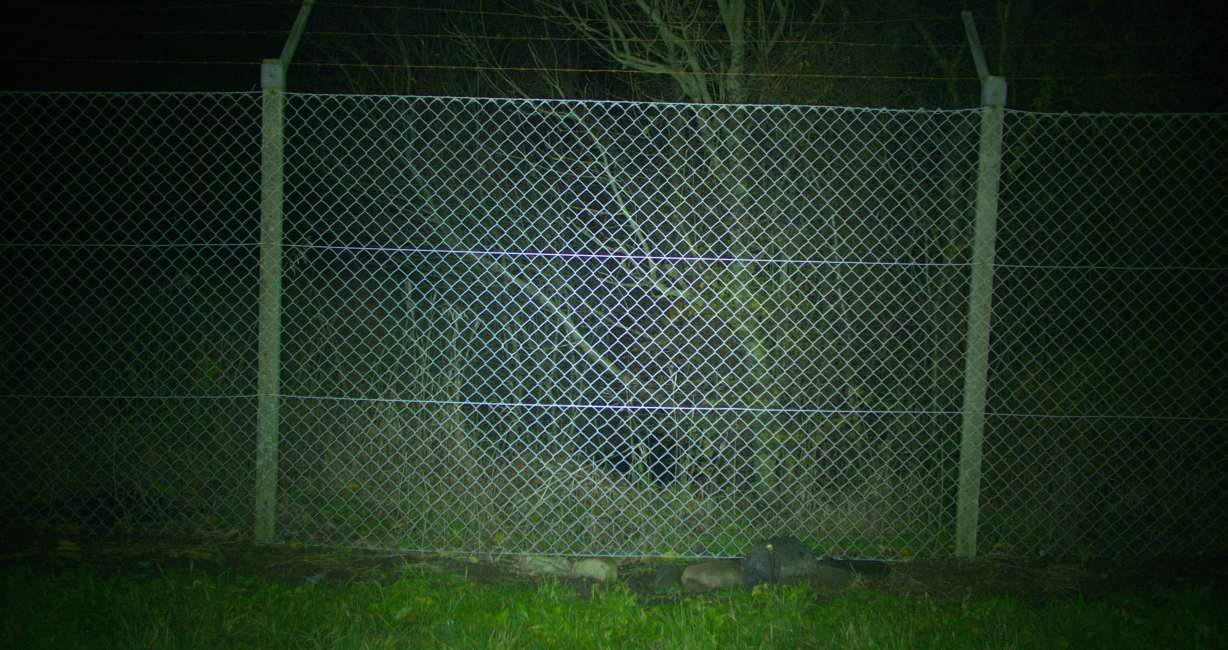
#> input picture python/fence_detection/input/Eskild_fig_3_17.jpg, 1228 x 650 px
$ python detect_fence.py
#> lines starting #> are read from the running program, lines starting #| are printed output that depends on the picture; after the words box and inside, x2 and y2 are one past the last pixel; in counts of white or black regions, pixels touching at a corner belong together
#!/usr/bin/python

import numpy as np
import cv2
from scipy import ndimage


class fence_detection:

    def __init__(self):
        self.shifted_fft_peak = None
        self.shiftet_fft = None
        self.ten_low_pass_filtered = None
        self.twenty_low_pass_filtered = None

        self.fourier_peak_angle = 0.

    def fence_extraction(self, img):
        # 2020-09-29 Developed by Henrik Skov Midtiby
        img_2 = img
        # Convert to floating point representation and calculate
        # the Discrete Fourier transform (DFT) of the image.
        img_float32 = np.float32(img)
        dft = cv2.dft(img_float32, flags = cv2.DFT_COMPLEX_OUTPUT)
        dft_shift = np.fft.fftshift(dft)

        # Determine coordinates to the center of the image.
        rows, cols = img.shape
#> rows = 650; cols = 1228
        crow, ccol = rows//2 , cols//2     # center
#> crow = 325; ccol = 614

        # Locate peaks in the FFT magnitude image.
        shifted_fft = cv2.magnitude(dft_shift[:, :, 0], dft_shift[:, :, 1])

        # Black out the center of the FFT
        cv2.circle(shifted_fft, (ccol, crow), 10, 0, -1)
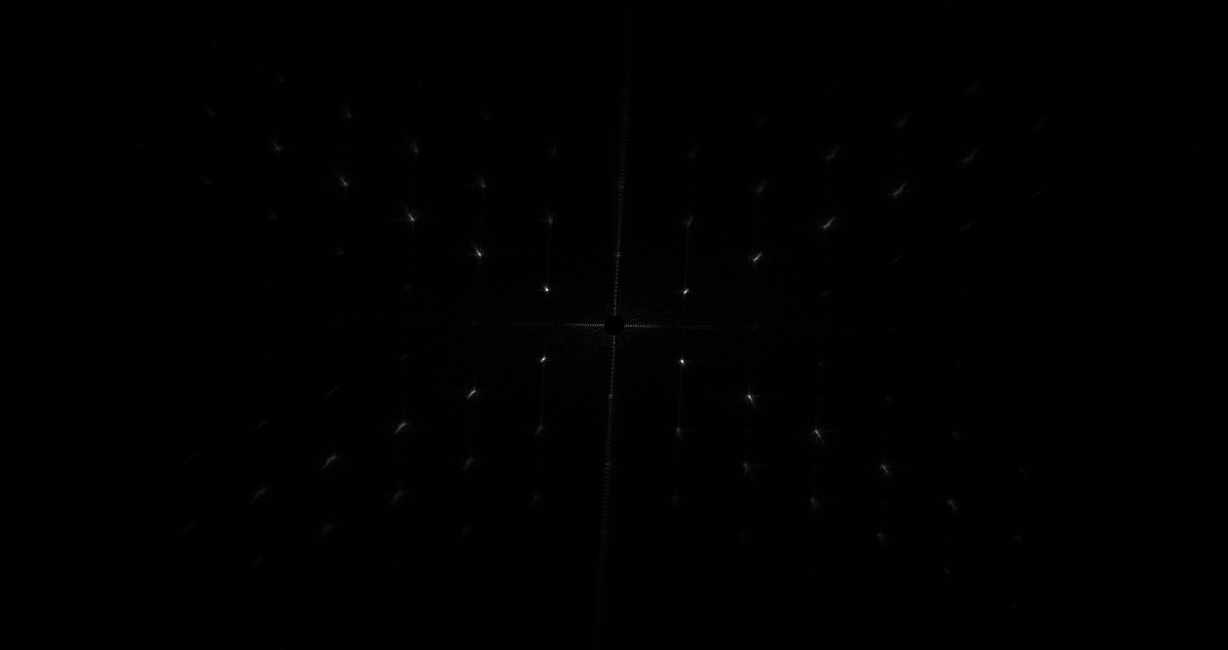
#> shifted_fft: shape (650, 1228) float32; min 0, max 2075766.6, mean 8717.4; drawn with min black and max white
        # Threshold values
        # I get good performance when approx 10 peaks are detected.
        # 200000 - very fine reconstruction of the fence
        peak_threshold = 200000 # 200000 Suitable for E_3_17
        peak_threshold = 900000 # 800000 Suitable for E_3_16
        shifted_fft_peaks = np.greater(shifted_fft, peak_threshold) * 255.
#> shifted_fft_peaks: shape (650, 1228) float64; 0.01% white in thin lines or dots, all inside (x1, y1, x2, y2) = (411, 218, 818, 433)

        # Create a mask by dilating the detected peaks.
        kernel_size = 50 #11
        kernel = np.ones((kernel_size, kernel_size), np.uint8)
        mask = cv2.dilate(shifted_fft_peaks, kernel)
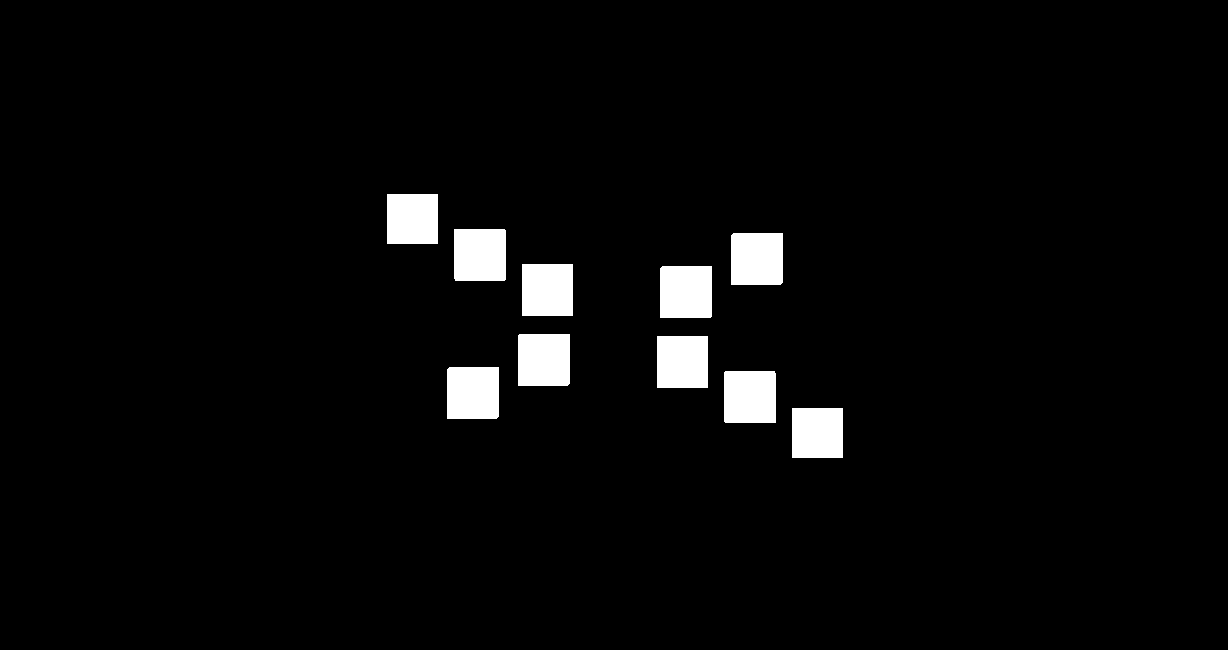
#> mask: shape (650, 1228) float64; 3.3% white; 10 white regions, largest, box (x1, y1, x2, y2) and area: (454, 229, 506, 281) 2700, (660, 266, 712, 318) 2700, (518, 334, 570, 386) 2700
        mask = cv2.merge((mask[:, :], mask[:, :]))

        # Apply mask to the DFT and then return back to a
        # normal image through the inverse DFT.
        fshift = dft_shift*mask
        f_ishift = np.fft.ifftshift(fshift)
        img_back = cv2.idft(f_ishift)

        # Save input image.
        cv2.imwrite("output/00_input_image.png", img)

        # Save the shifted fft spectrum.
        minval, maxval, a, b = cv2.minMaxLoc(shifted_fft)
#> minval = 0; maxval = 2075766.6; a = (614, 315); b = (546, 289)
        self.shiftet_fft = shifted_fft * 255 / maxval

        # Save the fft peak mask.
        self.shifted_fft_peak = mask[:, :, 0] * 1.
        cv2.imwrite("output/07_shifted_fft_peak_mask.png", self.shifted_fft_peak)

        # Save the filtered image image.
        minval, maxval, a, b = cv2.minMaxLoc(img_back[:, :, 0])
#> minval = -1.49e+10; maxval = 2.8e+10; a = (650, 285); b = (636, 321)
        self.ten_low_pass_filtered = img_back[:, :, 0] * 255. / maxval
        cv2.imwrite("output/10_low_pass_filtered_image.png", self.ten_low_pass_filtered)
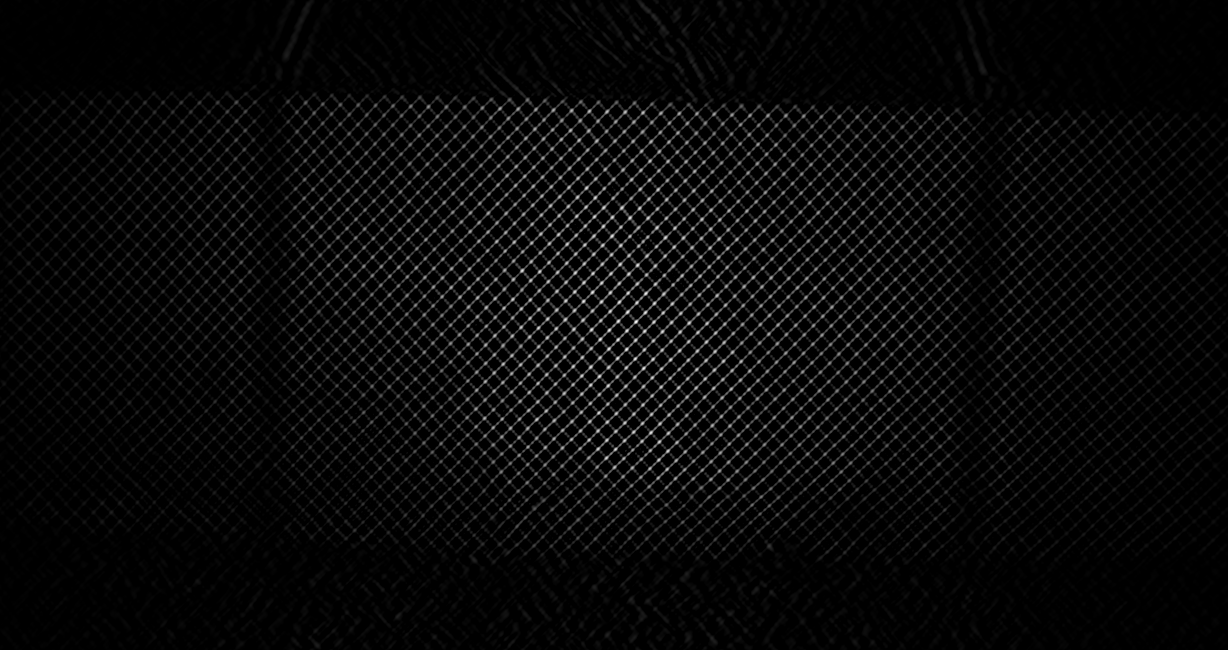
#> saved as 10_low_pass_filtered_image.png: shape (650, 1228); min 0, max 255, mean 9.2

        # Save the filtered image multiplied with the input image.
        minval, maxval, a, b = cv2.minMaxLoc(img * img_back[:, :, 0])
#> minval = -2.45e+12; maxval = 6.22e+12; a = (624, 256); b = (592, 292)
        self.twenty_low_pass_filtered = img * img_back[:, :, 0] * 255 / maxval
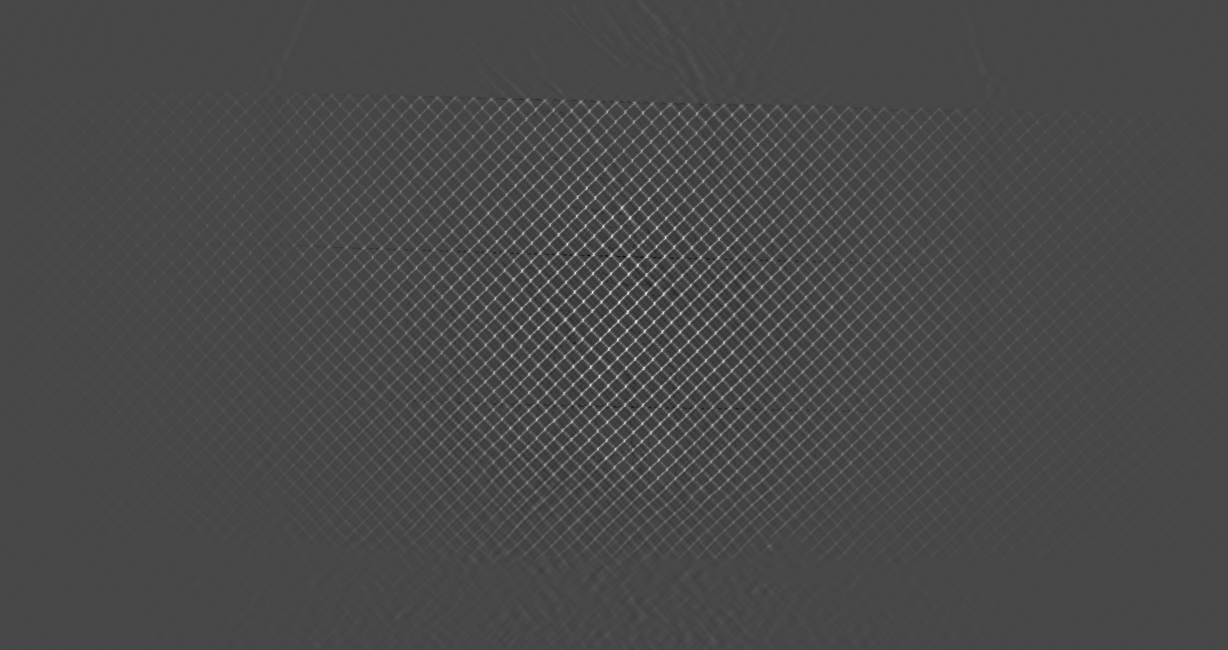
#> self.twenty_low_pass_filtered: shape (650, 1228) float64; min -100.3, max 255, mean 2.2; drawn with min black and max white
        cv2.imwrite("output/20_low_pass_filtered_image.png", self.twenty_low_pass_filtered)
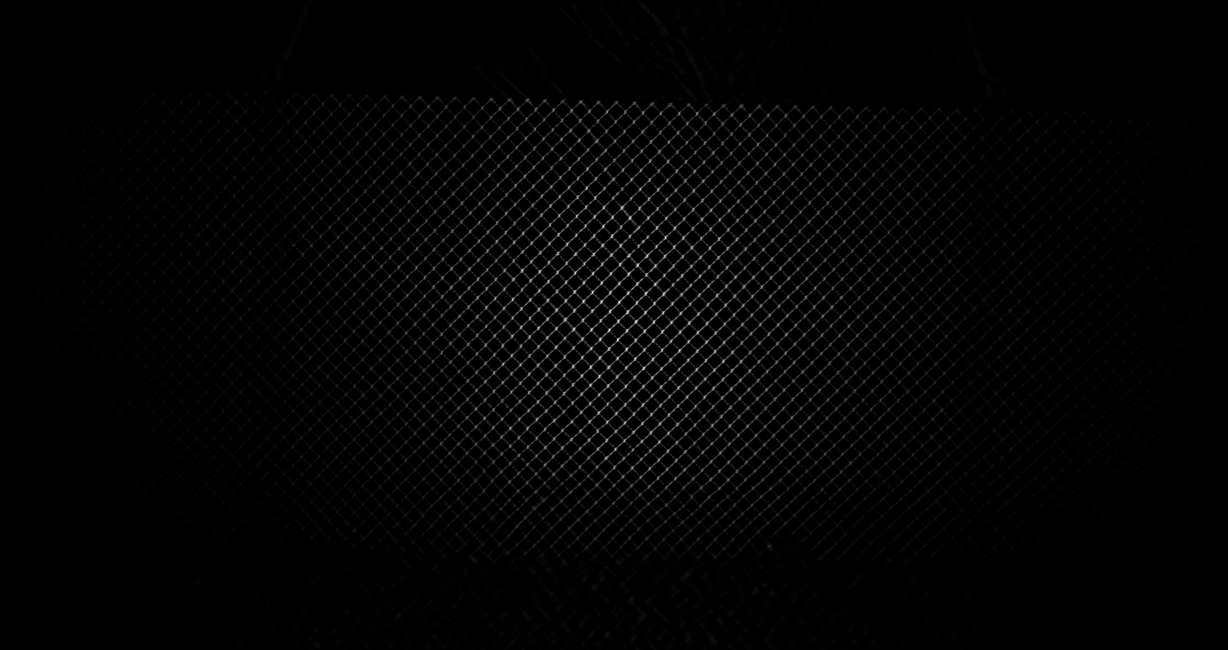
#> saved as 20_low_pass_filtered_image.png: shape (650, 1228); min 0, max 255, mean 4

    # [78 lines left out: functions increse_brightness_roi, find_angle_peak, find_fourier_peaks, not called in this run]


if __name__ == "__main__":

    fd = fence_detection()

    img = cv2.imread('input/Eskild_fig_3_17.jpg', 0)
    fd.fence_extraction(img)
    #fd.increse_brightness_roi(20)

$ run again, with python/fence_detection/input/Eskild_fig_3_16.jpg copied over python/fence_detection/input/Eskild_fig_3_17.jpg
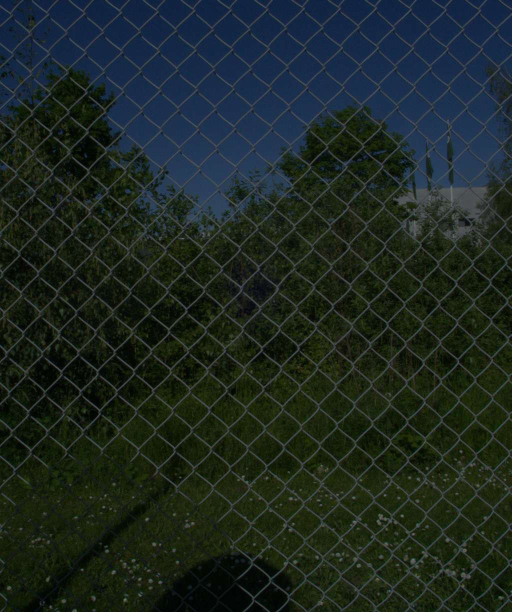
#> input picture python/fence_detection/input/Eskild_fig_3_16.jpg, 1024 x 1224 px (shown at 1/2 size)
#> shifted_fft_peaks: shape (1224, 1024) float64; 0% white in thin lines or dots, all inside (x1, y1, x2, y2) = (469, 564, 556, 661)
#> in fence_extraction, `mask = cv2.dilate(shifted_fft_peaks, kernel)`:
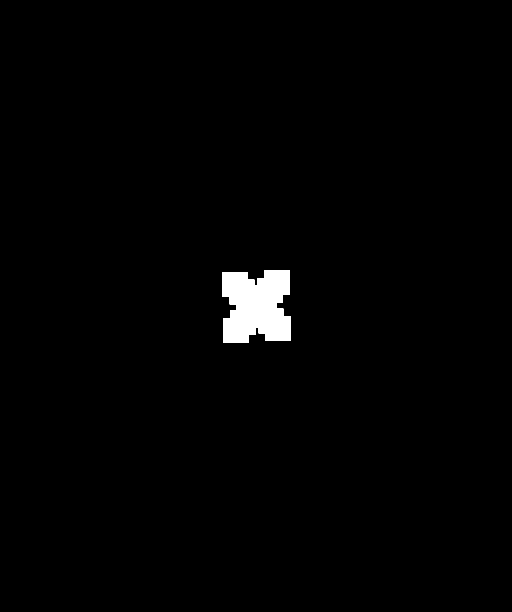
#> mask: shape (1224, 1024) float64 (shown at 1/2 size); 1.3% white; 1 white region, box (x1, y1, x2, y2) and area: (445, 540, 581, 686) 16388
#> in fence_extraction, `minval, maxval, a, b = cv2.minMaxLoc(shifted_fft)`: minval = 0; maxval = 1895299.2; a = (512, 602); b = (526, 596)
#> in fence_extraction, `minval, maxval, a, b = cv2.minMaxLoc(img_back[:, :, 0])`: minval = -2.57e+09; maxval = 3.16e+10; a = (490, 1208); b = (828, 450)
#> in fence_extraction, `minval, maxval, a, b = cv2.minMaxLoc(img * img_back[:, :, 0])`: minval = -2.92e+10; maxval = 3.57e+12; a = (150, 783); b = (903, 384)
#> in fence_extraction, `self.twenty_low_pass_filtered = img * img_back[:, :, 0] * 255 / maxval`:
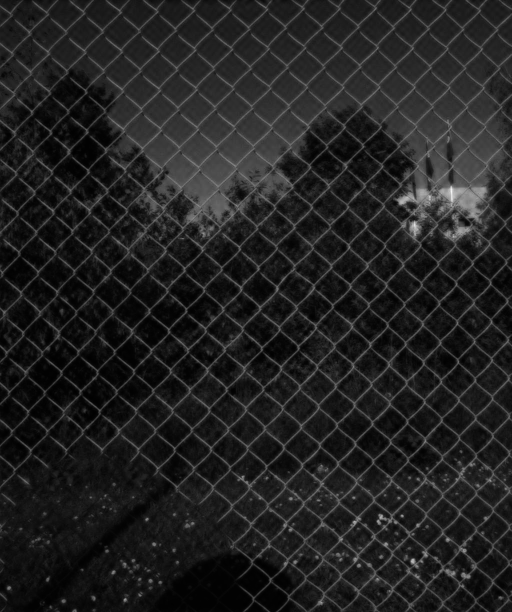
#> self.twenty_low_pass_filtered: shape (1224, 1024) float64 (shown at 1/2 size); min -2.09, max 255, mean 32.3; drawn with min black and max white
